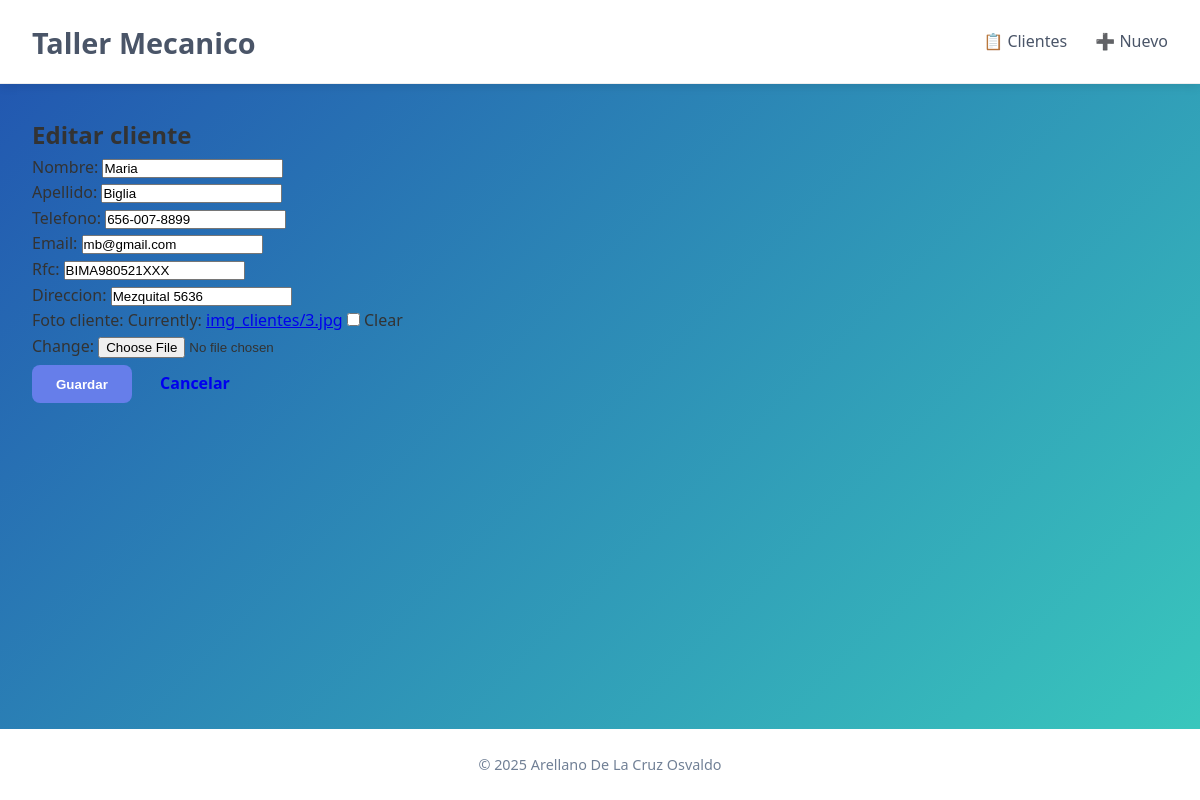
The page /editar/2/ on the database its author committed.
### app_cliente/models.py (models this page shows, shortened)
class Cliente(models.Model):
    nombre = models.CharField(max_length=100)
    apellido = models.CharField(max_length=100)
    telefono = models.CharField(max_length=15)
    email = models.EmailField(unique=True)
    rfc = models.CharField(max_length=120, unique=True)
    direccion = models.CharField(max_length=255)
    foto_cliente = models.ImageField(upload_to='img_clientes/', blank=True, null=True)
    class Meta:
        verbose_name = "Cliente"
        verbose_name_plural = "Clientes"

### app_cliente/views.py (the view)
# urls.py: path('editar/<int:cliente_id>/', views.editar_cliente, name='editar_cliente'),
def editar_cliente(request, cliente_id):
    cliente = get_object_or_404(Cliente, id=cliente_id)
    if request.method == 'POST':
        form = ClienteForm(request.POST, request.FILES, instance=cliente)
        if form.is_valid():
            form.save()
            return redirect('app_cliente:detalle_cliente', cliente_id=cliente.id)
    else:
        form = ClienteForm(instance=cliente)
    return render(request, 'formulario_cliente.html', {'form': form, 'titulo': 'Editar cliente'})

### app_cliente/forms.py
class ClienteForm(forms.ModelForm):
    class Meta:
        model = Cliente
        fields = ['nombre', 'apellido', 'telefono', 'email', 'rfc', 'direccion', 'foto_cliente']

### app_cliente/templates/formulario_cliente.html (shortened to what this page needs)
{% extends 'base.html' %}
{% block contenido %}
<h2>{{ titulo }}</h2>
<form method="post" enctype="multipart/form-data" class="form-styled">
    {{ form.as_p }}
    <div class="actions">
        <button type="submit" class="btn btn-primary">Guardar</button>
        <a href="{% url 'app_cliente:listar_clientes' %}" class="btn">Cancelar</a>
    </div>
</form>
{% endblock %}

### app_cliente/static/css/styles.css (style rules this page uses)
* { margin: 0; padding: 0; box-sizing: border-box; }
body { font-family: 'Segoe UI', Tahoma, Geneva, Verdana, sans-serif; background: linear-gradient(135deg, #2153b0 0%, #3acbbd 100%); color: #333; line-height: 1.6; }
.btn { padding: 0.7rem 1.5rem; border: none; border-radius: 8px; font-weight: 600; cursor: pointer; transition: background 0.3s; text-decoration: none; display: inline-block; }
.btn-primary { background: #667eea; color: white; }

### rows shown on the page
Cliente: nombre "Maria", apellido "Biglia", telefono "656-007-8899", email "mb@gmail.com", rfc "BIMA980521XXX", direccion "Mezquital 5636"

### other values the page prints
{{ titulo }} "Editar cliente"
